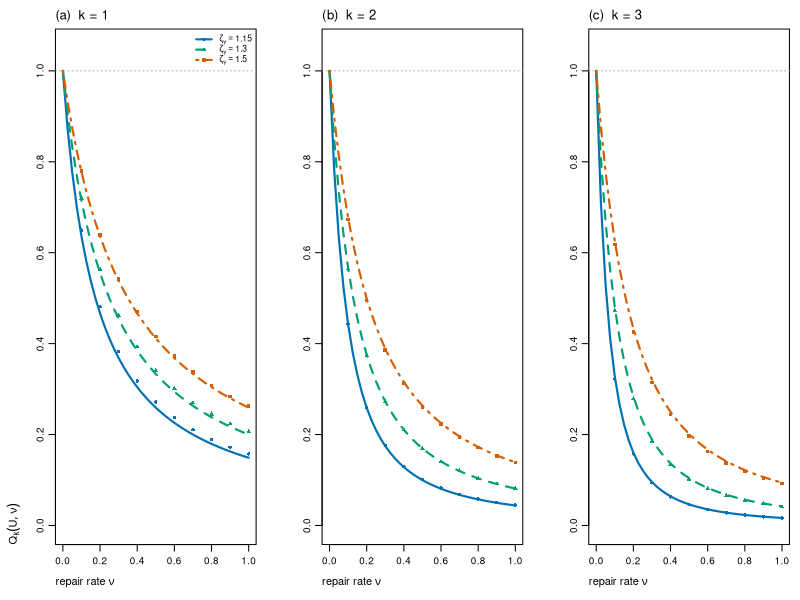
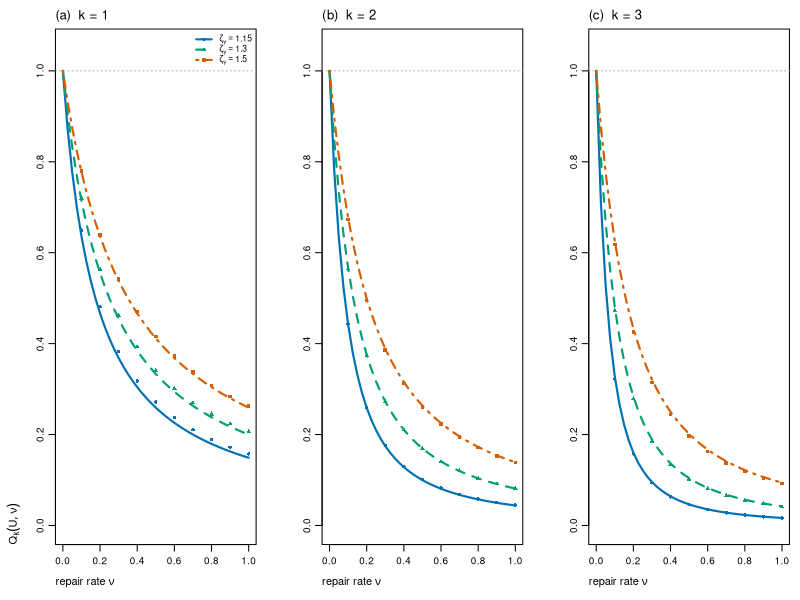
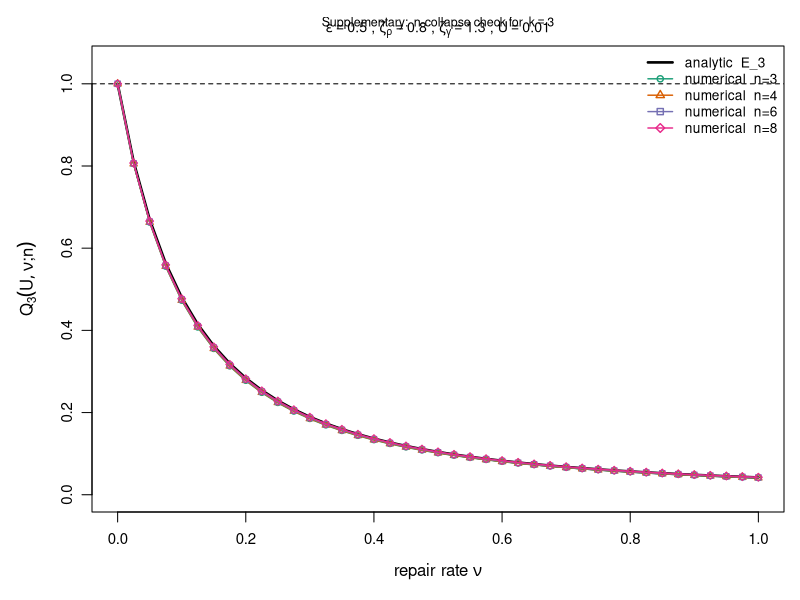

R code for these plots, in order:
# ============================================================================
# RepairMediatedPathFiltering_AllFigures_v5_accessible.R
#
# ~/Desktop/RepairMediatedPathFiltering_AllFigures_v5_accessible.R
#
# Numerical validation of repair-mediated path filtering for:
# "Repair-Mediated Path Filtering of Mutation Load
#  in Multi-Locus Homeostatic Populations"
#
# Compares the exact finite-U nonlinear suppression ratio
#
#     Q_k(U, nu) = L_k^*(U, nu) / L_k^*(U, 0)
#
# against the leading-order path-filtering prediction E_k,
#
#     Q_k(U, nu) = E_k + O(U).
#
# Because L_k^* = lambda_k f_k^* at fixed fitness landscape,
#
#     Q_k(U, nu) = f_k^*(U, nu) / f_k^*(U, 0).
#
# The no-repair denominator is evaluated from the exact analytical
# equilibrium rather than by a second numerical integration.
#
# Panels: k = 1, 2, 3
#
# Parameters:
#   n = 4, eps = 0.5, zeta_rho = 0.8, U = 0.01
#   zeta_gamma in {1.15, 1.30, 1.50}
#   nu in [0, 1]
#
# # June 28 2026
# v5: Figure 1 accessibility revision- make figure clearer per Springer
# Last Updated: October 11, 2026
# ============================================================================

library(deSolve)

# ---- Model parameters -------------------------------------------------------
n       <- 4L
eps     <- 0.5
zeta_r  <- 0.8
U       <- 0.01
T_end   <- 20000

zeta_g_vals <- c(1.15, 1.30, 1.50)
nu_vals     <- seq(0, 1, length.out = 41)

# Colorblind-conscious palette, reinforced by unique line types and symbols.
colors <- c("#0072B2", "#009E73", "#D55E00")
main_lty <- c(1, 2, 4)          # solid, dashed, dot-dash
main_pch <- c(16, 17, 15)      # circle, triangle, square
labels <- expression(zeta[gamma] == 1.15,
                     zeta[gamma] == 1.30,
                     zeta[gamma] == 1.50)

# ---- Selection coefficient lambda_k ----------------------------------------
lam <- function(k, zg, zr = zeta_r, e = eps) {
  e * (zg^k - zr^k)
}

# ---- Leading mutation-source weight w_{jk} ---------------------------------
wjk <- function(j, k, zr = zeta_r, e = eps) {
  e * zr^j * choose(n - j, k - j)
}

# ---- Exact no-repair leading coefficients c_k^(0) --------------------------
compute_c0 <- function(zg) {
  d <- zg - zeta_r
  choose(n, 0:n) / d^(0:n)
}

# ---- Repair coefficients c_k(nu) -------------------------------------------
compute_cnu <- function(nu, zg) {
  cnu    <- numeric(n + 1)
  cnu[1] <- 1.0
  
  for (k in 1:n) {
    j_idx <- 0:(k - 1)
    numer <- sum(wjk(j_idx, k) * cnu[j_idx + 1])
    cnu[k + 1] <- numer / (lam(k, zg) + k * nu)
  }
  
  cnu
}

# ---- Analytical suppression E_k = c_k(nu) / c_k^(0) ------------------------
analytic_Ek <- function(k, nu, zg) {
  c0  <- compute_c0(zg)
  cnu <- compute_cnu(nu, zg)
  cnu[k + 1] / c0[k + 1]
}

# ---- Exact no-repair finite-U class equilibrium -----------------------------
fk_norepair_exact <- function(k, zg, Uval = U) {
  denom <- (1 - Uval) * zg - zeta_r
  
  if (denom <= 0) {
    stop(sprintf(
      paste0("No pristine-positive no-repair equilibrium: ",
             "(1-U) zeta_gamma - zeta_rho = %.6g <= 0."),
      denom
    ))
  }
  
  y <- Uval / denom
  choose(n, k) * y^k / (1 + y)^n
}

# ---- Exact birth rate into class k ------------------------------------------
birth_into_k <- function(k, f, R, zr, Uval) {
  total <- 0.0
  
  for (j in 0:k) {
    nmut    <- k - j
    n_avail <- n - j
    
    if (nmut > n_avail) next
    
    prob <- choose(n_avail, nmut) *
      Uval^nmut *
      (1 - Uval)^(n_avail - nmut)
    
    total <- total + R * zr^j * f[j + 1] * prob
  }
  
  total
}

# ---- ODE right-hand side ----------------------------------------------------
odes <- function(t, state, parms) {
  f    <- state
  zg   <- parms$zg
  zr   <- parms$zr
  nu   <- parms$nu
  Uval <- parms$U
  
  mean_g <- sum(zg^(0:n) * f)
  mean_r <- sum(zr^(0:n) * f)
  R      <- eps * mean_g / mean_r
  
  df <- numeric(n + 1)
  
  for (k in 0:n) {
    births     <- birth_into_k(k, f, R, zr, Uval)
    deaths     <- eps * zg^k * f[k + 1]
    repair_out <- k * nu * f[k + 1]
    repair_in  <- if (k < n) (k + 1) * nu * f[k + 2] else 0.0
    
    df[k + 1] <- births - deaths - repair_out + repair_in
  }
  
  list(df)
}

# ---- Integrate to steady state ----------------------------------------------
integrate_ss <- function(nu, zg, Uval = U,
                         ss_tol = 1e-10, mass_tol = 1e-10) {
  f_init <- c(1.0, rep(0.0, n))
  parms  <- list(zg = zg, zr = zeta_r, nu = nu, U = Uval)
  
  sol <- ode(
    y      = f_init,
    times  = c(0, T_end),
    func   = odes,
    parms  = parms,
    method = "lsoda",
    rtol   = 1e-10,
    atol   = 1e-12
  )
  
  f_end <- as.numeric(sol[2, 2:(n + 2)])
  
  rhs      <- odes(T_end, f_end, parms)[[1]]
  rhs_norm <- max(abs(rhs))
  
  if (rhs_norm > ss_tol) {
    warning(sprintf(
      paste0("Steady-state tolerance not met: ",
             "nu=%.4g, zeta_gamma=%.4g, ||df/dtau||_inf=%.3e"),
      nu, zg, rhs_norm
    ))
  }
  
  mass_error <- abs(sum(f_end) - 1.0)
  
  if (mass_error > mass_tol) {
    warning(sprintf(
      paste0("Simplex conservation tolerance not met: ",
             "nu=%.4g, zeta_gamma=%.4g, |sum(f)-1|=%.3e"),
      nu, zg, mass_error
    ))
  }
  
  f_end
}

# ---- Exact finite-U numerical suppression ratio Q_k -------------------------
numerical_Qk_from_state <- function(k, f_nu, zg) {
  f0_exact <- fk_norepair_exact(k, zg)
  
  if (f0_exact < 1e-30) return(NA_real_)
  
  f_nu[k + 1] / f0_exact
}

# ---- Internal consistency checks --------------------------------------------
for (zg in zeta_g_vals) {
  err <- max(abs(compute_cnu(0, zg) - compute_c0(zg)))
  
  if (err > 1e-10) {
    warning(sprintf(
      "Leading-coefficient consistency check failed for zeta_gamma=%.2f: %.3e",
      zg, err
    ))
  }
}

# ---- Compute analytical and numerical arrays --------------------------------
cat("Computing finite-U nonlinear validation...\n")

ana_list <- list()
num_list <- list()

for (zi in seq_along(zeta_g_vals)) {
  zg <- zeta_g_vals[zi]
  
  for (k in 1:3) {
    key <- paste0("k", k, "_z", zi)
    
    ana_list[[key]] <- sapply(
      nu_vals,
      function(nu) analytic_Ek(k, nu, zg)
    )
    
    num_list[[key]] <- numeric(length(nu_vals))
  }
  
  # One nonlinear integration per (nu, zeta_gamma) supplies k = 1,2,3.
  for (ni in seq_along(nu_vals)) {
    nu   <- nu_vals[ni]
    f_nu <- integrate_ss(nu, zg)
    
    for (k in 1:3) {
      key <- paste0("k", k, "_z", zi)
      num_list[[key]][ni] <- numerical_Qk_from_state(k, f_nu, zg)
    }
  }
  
  cat(sprintf("  zeta_gamma=%.2f: done\n", zg))
}

# ---- Three-panel main Figure 1: grayscale-safe line and symbol encoding -----
draw_cascade <- function() {
  # Curves: analytical leading-order E_k; symbols: finite-U numerical Q_k.
  # Distinct lty/pch allow identification independent of color.
  # Plot 10 numeric markers per series to avoid overcrowding.
  marker_idx <- seq(5L, length(nu_vals), by = 4L)

  par(
    mfrow    = c(1, 3),
    mar      = c(4.2, 4.2, 2.2, 0.8),
    mgp      = c(2.5, 0.7, 0),
    cex.axis = 0.9,
    cex.lab  = 1.0
  )

  panel_labels <- c("(a)  k = 1", "(b)  k = 2", "(c)  k = 3")

  for (ki in 1:3) {
    k <- ki

    plot(
      NA,
      xlim = c(0, 1),
      ylim = c(0, 1.05),
      xlab = expression("repair rate " * nu),
      ylab = if (ki == 1) expression(Q[k](U, nu)) else "",
      main = panel_labels[ki],
      font.main = 1,
      adj = 0
    )

    # Unit no-repair baseline; grey so it does not read as a data series.
    abline(h = 1.0, lty = 3, col = "grey65", lwd = 0.9)

    for (zi in seq_along(zeta_g_vals)) {
      key <- paste0("k", k, "_z", zi)
      col <- colors[zi]

      E_curve <- ana_list[[key]]
      Q_num   <- num_list[[key]]

      # Theoretical prediction: continuous line, regime-specific line type.
      lines(nu_vals, E_curve, col = col, lty = main_lty[zi], lwd = 2.1)

      # Full ODE result: sparse, regime-specific symbols.
      points(nu_vals[marker_idx], Q_num[marker_idx],
             pch = main_pch[zi], col = col, cex = 0.72)
    }

    if (ki == 1) {
      legend(
        "topright",
        legend = labels,
        col    = colors,
        lty    = main_lty,
        pch    = main_pch,
        lwd    = 2.1,
        pt.cex = 0.72,
        bty    = "n",
        cex    = 0.78
      )
    }
  }
}


## vector copy for the manuscript
pdf("cascade_figure_R.pdf", width = 9, height = 3.8, useDingbats = FALSE)
draw_cascade()
dev.off()

## raster copy for quick viewing
png("cascade_figure_R.png", width = 9, height = 3.8, units = "in", res = 300)
draw_cascade()
dev.off()

cat("Figure saved to cascade_figure_R.pdf and cascade_figure_R.png\n")


# =============================================================================
# Supplementary Figure S2: n-collapse check for fixed k
#
# The theorem predicts that for fixed k, the leading-order suppression factor
# E_k is independent of the total locus number n once n >= k. The finite-U
# nonlinear ratio
#
#   Q_k(U, nu; n) = L_k^*(U,nu;n) / L_k^*(U,0;n)
#
# need not be exactly n-independent at fixed U, but should lie close to the
# same analytical curve E_k(nu) when U is small.
# =============================================================================

# ---- Settings for the supplementary n-collapse check ------------------------
k_target        <- 3L
n_vals_sup      <- c(3L, 4L, 6L, 8L)
zg_sup          <- 1.30
U_sup           <- 0.01
nu_vals_sup     <- seq(0, 1, length.out = 41)

sup_colors <- c("#1b9e77", "#d95f02", "#7570b3", "#e7298a")
sup_pch    <- c(1, 2, 0, 5)

# ---- n-dependent helper functions -------------------------------------------
lam_sup <- function(k, zg, zr = zeta_r, e = eps) {
  e * (zg^k - zr^k)
}

wjk_sup <- function(j, k, n_total, zr = zeta_r, e = eps) {
  e * zr^j * choose(n_total - j, k - j)
}

compute_c0_sup <- function(n_total, zg) {
  d <- zg - zeta_r
  choose(n_total, 0:n_total) / d^(0:n_total)
}

compute_cnu_sup <- function(n_total, nu, zg) {
  cnu <- numeric(n_total + 1)
  cnu[1] <- 1.0
  
  for (k in 1:n_total) {
    j_idx <- 0:(k - 1)
    numer <- sum(wjk_sup(j_idx, k, n_total) * cnu[j_idx + 1])
    cnu[k + 1] <- numer / (lam_sup(k, zg) + k * nu)
  }
  
  cnu
}

analytic_Ek_sup <- function(k, nu, zg, n_total) {
  c0  <- compute_c0_sup(n_total, zg)
  cnu <- compute_cnu_sup(n_total, nu, zg)
  cnu[k + 1] / c0[k + 1]
}

fk_norepair_exact_sup <- function(k, n_total, zg, Uval) {
  denom <- (1 - Uval) * zg - zeta_r
  
  if (denom <= 0) {
    stop(sprintf(
      paste0("No pristine-positive no-repair equilibrium for n=%d: ",
             "(1-U) zeta_gamma - zeta_rho = %.6g <= 0."),
      n_total, denom
    ))
  }
  
  y <- Uval / denom
  choose(n_total, k) * y^k / (1 + y)^n_total
}

birth_into_k_sup <- function(k, f, R, zr, Uval, n_total) {
  total <- 0.0
  
  for (j in 0:k) {
    nmut    <- k - j
    n_avail <- n_total - j
    
    if (nmut > n_avail) next
    
    prob <- choose(n_avail, nmut) *
      Uval^nmut *
      (1 - Uval)^(n_avail - nmut)
    
    total <- total + R * zr^j * f[j + 1] * prob
  }
  
  total
}

odes_sup <- function(t, state, parms) {
  f       <- state
  n_total <- parms$n_total
  zg      <- parms$zg
  zr      <- parms$zr
  nu      <- parms$nu
  Uval    <- parms$U
  
  mean_g <- sum(zg^(0:n_total) * f)
  mean_r <- sum(zr^(0:n_total) * f)
  R      <- eps * mean_g / mean_r
  
  df <- numeric(n_total + 1)
  
  for (k in 0:n_total) {
    births     <- birth_into_k_sup(k, f, R, zr, Uval, n_total)
    deaths     <- eps * zg^k * f[k + 1]
    repair_out <- k * nu * f[k + 1]
    repair_in  <- if (k < n_total) (k + 1) * nu * f[k + 2] else 0.0
    
    df[k + 1] <- births - deaths - repair_out + repair_in
  }
  
  list(df)
}

integrate_ss_sup <- function(n_total, nu, zg, Uval,
                             ss_tol = 1e-10, mass_tol = 1e-10) {
  f_init <- c(1.0, rep(0.0, n_total))
  parms  <- list(
    n_total = n_total,
    zg      = zg,
    zr      = zeta_r,
    nu      = nu,
    U       = Uval
  )
  
  sol <- ode(
    y      = f_init,
    times  = c(0, T_end),
    func   = odes_sup,
    parms  = parms,
    method = "lsoda",
    rtol   = 1e-10,
    atol   = 1e-12
  )
  
  f_end <- as.numeric(sol[2, 2:(n_total + 2)])
  
  rhs      <- odes_sup(T_end, f_end, parms)[[1]]
  rhs_norm <- max(abs(rhs))
  if (rhs_norm > ss_tol) {
    warning(sprintf(
      paste0("Steady-state tolerance not met in n-collapse check: ",
             "n=%d, nu=%.4g, zeta_gamma=%.4g, ||df/dtau||_inf=%.3e"),
      n_total, nu, zg, rhs_norm
    ))
  }
  
  mass_error <- abs(sum(f_end) - 1.0)
  if (mass_error > mass_tol) {
    warning(sprintf(
      paste0("Simplex conservation tolerance not met in n-collapse check: ",
             "n=%d, nu=%.4g, zeta_gamma=%.4g, |sum(f)-1|=%.3e"),
      n_total, nu, zg, mass_error
    ))
  }
  
  f_end
}

numerical_Qk_sup_from_state <- function(k, f_nu, n_total, zg, Uval) {
  f0_exact <- fk_norepair_exact_sup(k, n_total, zg, Uval)
  
  if (f0_exact < 1e-30) return(NA_real_)
  
  f_nu[k + 1] / f0_exact
}

# ---- Compute supplementary data ---------------------------------------------
cat("Computing supplementary n-collapse check...\n")

sup_rows <- list()

for (n_total in n_vals_sup) {
  for (i in seq_along(nu_vals_sup)) {
    nu   <- nu_vals_sup[i]
    f_nu <- integrate_ss_sup(n_total, nu, zg_sup, U_sup)
    
    Qk_val <- numerical_Qk_sup_from_state(
      k = k_target,
      f_nu = f_nu,
      n_total = n_total,
      zg = zg_sup,
      Uval = U_sup
    )
    
    sup_rows[[length(sup_rows) + 1L]] <- data.frame(
      n = n_total,
      nu = nu,
      Qk = Qk_val
    )
  }
  
  cat(sprintf("  n=%d: done\n", n_total))
}

sup_data <- do.call(rbind, sup_rows)

# Analytical reference curve: theorem says E_k is independent of n for n >= k.
n_ref_sup <- max(n_vals_sup)
E_ref_sup <- sapply(
  nu_vals_sup,
  function(nu) analytic_Ek_sup(k_target, nu, zg_sup, n_ref_sup)
)

utils::write.csv(
  sup_data,
  file = "supplementary_ncollapse_k3.csv",
  row.names = FALSE
)

# ---- Supplementary figure ---------------------------------------------------
png(
  "supplementary_ncollapse_k3.png",
  width = 5.8,
  height = 4.4,
  units = "in",
  res = 300
)

par(
  mar = c(4.4, 4.6, 2.3, 0.8),
  mgp = c(2.6, 0.8, 0),
  cex.axis = 0.9,
  cex.lab  = 1.0
)

plot(
  NA,
  xlim = c(0, 1),
  ylim = c(0, 1.05),
  xlab = expression("repair rate " * nu),
  ylab = bquote(Q[.(k_target)](U, nu * ";" * n)),
  main = bquote("Supplementary: " ~ n * "-collapse check for " ~ k == .(k_target)),
  font.main = 1,
  cex.main = 0.75
)

abline(h = 1, lty = 2, lwd = 1.0, col = "black")

# Common analytic curve E_k
lines(nu_vals_sup, E_ref_sup, lwd = 2.6, col = "black")

for (ii in seq_along(n_vals_sup)) {
  n_total <- n_vals_sup[ii]
  df_n <- subset(sup_data, n == n_total)
  
  lines(df_n$nu, df_n$Qk, col = sup_colors[ii], lwd = 1.4)
  points(df_n$nu, df_n$Qk,
         pch = sup_pch[ii], col = sup_colors[ii], cex = 0.75, lwd = 1.0)
}

legend(
  "topright",
  legend = c("analytic  E_3", paste0("numerical  n=", n_vals_sup)),
  col    = c("black", sup_colors),
  lty    = c(1, rep(1, length(n_vals_sup))),
  lwd    = c(2.6, rep(1.4, length(n_vals_sup))),
  pch    = c(NA, sup_pch),
  bty    = "n",
  cex    = 0.82
)

mtext(
  bquote(
    epsilon == .(eps) ~ "," ~
      zeta[rho] == .(zeta_r) ~ "," ~
      zeta[gamma] == .(zg_sup) ~ "," ~
      U == .(U_sup)
  ),
  side = 3,
  line = 0.2,
  cex = 0.85
)

dev.off()

cat("Supplementary figure saved to supplementary_ncollapse_k3.png\n")
cat("Supplementary data saved to supplementary_ncollapse_k3.csv\n")

# =============================================================================
# Supplementary Figure S1: O(U) convergence of Q_k to E_k
#
# Tests the asymptotic prediction
#
#     Q_k(U, nu) = E_k + O(U)
#
# at the representative slice used in the manuscript:
#   epsilon = 0.5
#   zeta_rho = 0.8
#   zeta_gamma = 1.50
#   nu = 0.5
#   U in {0.02, 0.01, 0.005, 0.0025}
#   k = 1, 2, 3
#
# Outputs:
#   cascade_convergence_R.png
#   cascade_convergence_R.pdf
#   cascade_convergence_R.csv
# =============================================================================

cat("Computing supplementary O(U) convergence check...\n")

U_conv  <- c(0.02, 0.01, 0.005, 0.0025)
nu_conv <- 0.5
zg_conv <- 1.50

resid <- matrix(
  NA_real_,
  nrow = length(U_conv),
  ncol = 3
)

Q_conv <- matrix(
  NA_real_,
  nrow = length(U_conv),
  ncol = 3
)

E_conv <- matrix(
  NA_real_,
  nrow = length(U_conv),
  ncol = 3
)

for (ui in seq_along(U_conv)) {
  
  Uval <- U_conv[ui]
  
  f_nu <- integrate_ss(
    nu   = nu_conv,
    zg   = zg_conv,
    Uval = Uval
  )
  
  for (k in 1:3) {
    
    Qk <- f_nu[k + 1] /
      fk_norepair_exact(
        k,
        zg_conv,
        Uval = Uval
      )
    
    Ek <- analytic_Ek(
      k,
      nu_conv,
      zg_conv
    )
    
    Q_conv[ui, k] <- Qk
    E_conv[ui, k] <- Ek
    resid[ui, k]  <- abs(Qk - Ek)
  }
}

# ---- Log-log convergence slopes ---------------------------------------------

slopes <- sapply(
  1:3,
  function(k) {
    unname(
      coef(
        lm(
          log(resid[, k]) ~ log(U_conv)
        )
      )[2]
    )
  }
)

cat(
  sprintf(
    paste0(
      "Convergence slopes (k=1,2,3): ",
      "%.3f, %.3f, %.3f\n"
    ),
    slopes[1],
    slopes[2],
    slopes[3]
  )
)

# ---- Save convergence data --------------------------------------------------

convergence_data <- data.frame(
  U = U_conv,
  Q_k1 = Q_conv[, 1],
  E_k1 = E_conv[, 1],
  residual_k1 = resid[, 1],
  Q_k2 = Q_conv[, 2],
  E_k2 = E_conv[, 2],
  residual_k2 = resid[, 2],
  Q_k3 = Q_conv[, 3],
  E_k3 = E_conv[, 3],
  residual_k3 = resid[, 3]
)

utils::write.csv(
  convergence_data,
  file = "cascade_convergence_R.csv",
  row.names = FALSE
)

# ---- Draw Supplementary Figure S1 -------------------------------------------

draw_convergence_figure <- function(
    device = c("png", "pdf")
) {
  device <- match.arg(device)
  
  if (device == "png") {
    grDevices::png(
      "cascade_convergence_R.png",
      width = 5.8,
      height = 4.4,
      units = "in",
      res = 300
    )
  } else {
    grDevices::pdf(
      "cascade_convergence_R.pdf",
      width = 5.8,
      height = 4.4,
      useDingbats = FALSE
    )
  }
  
  op <- graphics::par(
    mar = c(4.4, 4.8, 1.2, 0.8),
    mgp = c(2.7, 0.8, 0),
    cex.axis = 0.9,
    cex.lab = 1.0
  )
  
  on.exit({
    graphics::par(op)
    grDevices::dev.off()
  }, add = TRUE)
  
  conv_cols <- c("#2166ac", "#4dac26", "#d6604d")
  conv_pch  <- c(16, 17, 15)
  conv_lty  <- c(1, 2, 3)
  
  graphics::plot(
    NA,
    xlim = range(U_conv),
    ylim = range(resid),
    log = "xy",
    xlab = expression(U),
    ylab = expression(abs(Q[k](U, nu) - E[k]))
  )
  
  for (k in 1:3) {
    
    ord <- order(U_conv)
    
    graphics::lines(
      U_conv[ord],
      resid[ord, k],
      col = conv_cols[k],
      lty = conv_lty[k],
      lwd = 1.8
    )
    
    graphics::points(
      U_conv[ord],
      resid[ord, k],
      col = conv_cols[k],
      pch = conv_pch[k],
      cex = 0.85
    )
  }
  
  # Slope-one reference line, anchored at the smallest-U k=1 residual.
  i_anchor <- which.min(U_conv)
  
  reference_constant <-
    resid[i_anchor, 1] /
    U_conv[i_anchor]
  
  U_reference <- sort(U_conv)
  
  graphics::lines(
    U_reference,
    reference_constant * U_reference,
    col = "grey40",
    lty = 2,
    lwd = 1.4
  )
  
  graphics::legend(
    "topleft",
    legend = c(
      sprintf("k = 1; slope = %.2f", slopes[1]),
      sprintf("k = 2; slope = %.2f", slopes[2]),
      sprintf("k = 3; slope = %.2f", slopes[3]),
      "slope 1 reference"
    ),
    col = c(conv_cols, "grey40"),
    lty = c(conv_lty, 2),
    pch = c(conv_pch, NA),
    lwd = c(1.8, 1.8, 1.8, 1.4),
    bty = "n",
    cex = 0.82
  )
  
  graphics::mtext(
    bquote(
      epsilon == .(eps) ~ "," ~
        zeta[rho] == .(zeta_r) ~ "," ~
        zeta[gamma] == .(zg_conv) ~ "," ~
        nu == .(nu_conv)
    ),
    side = 3,
    line = 0.1,
    cex = 0.85
  )
  
  invisible(NULL)
}

draw_convergence_figure("png")
draw_convergence_figure("pdf")

cat(
  paste0(
    "Supplementary convergence figure saved to ",
    "cascade_convergence_R.png and cascade_convergence_R.pdf\n"
  )
)

cat(
  "Supplementary convergence data saved to cascade_convergence_R.csv\n"
)
